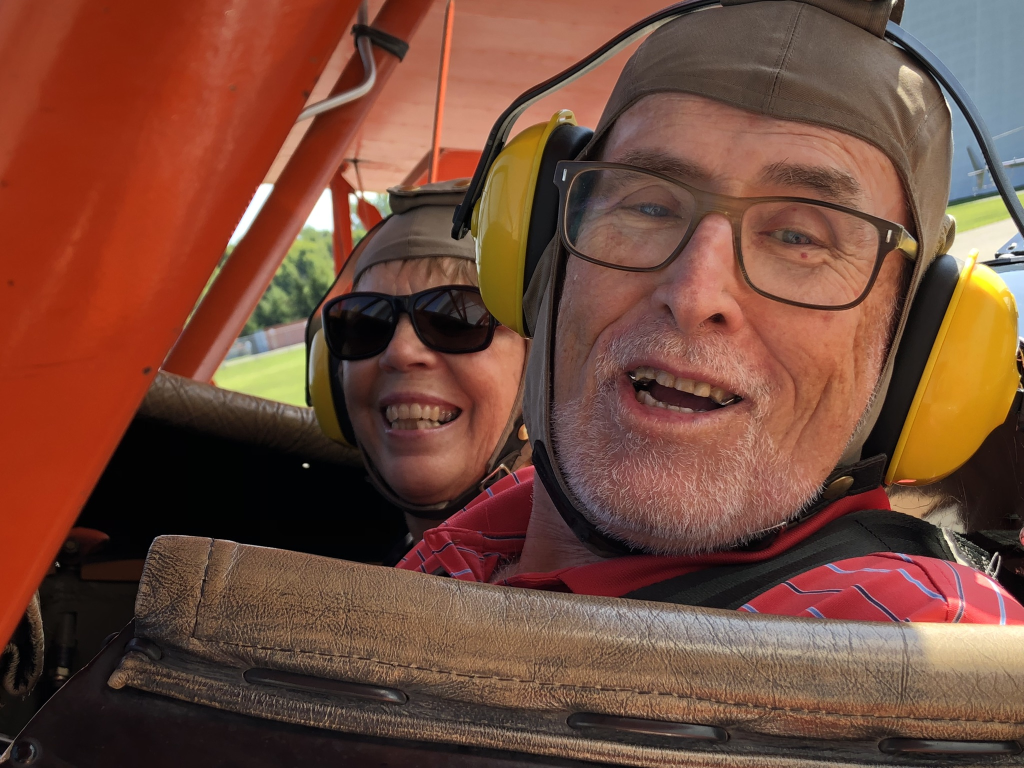
#> input picture test_images/mom_dad_biplane.jpeg, 2048 x 1536 px (shown at 1/2 size)
$ python main.py --file test_images/mom_dad_biplane.jpeg
#> lines starting #> are read from the running program, lines starting #| are printed output that depends on the picture
import argparse
import datetime
import pathlib

import cv2
# import numpy as np


class Cartoonizer:
    """Cartoonizer effect
        A class that applies a cartoon effect to an image.
        The class uses a bilateral filter and adaptive thresholding to create
        a cartoon effect.

        Based on example from https://www.geeksforgeeks.org/cartooning-an-image-using-opencv-python/
    """
    source_image_path = None

    def __init__(self, source_image_path):
        self.source_image_path = pathlib.Path(source_image_path)

    # [54 lines left out: function render, not called in this run]

    def generate_cartoonized_images(self, destination_path, file_name_root,
                                    min_num_down_samples=None, max_num_down_samples=None,
                                    min_num_bilateral_filters=None, max_num_bilateral_filters=None,
                                    min_median_blur=1,
                                    max_median_blur=11, min_edge_block_size=9, max_edge_block_size=9):
#> called with file_name_root = 'mom_dad_biplane', min_num_down_samples = 0, max_num_down_samples = 10, min_num_bilateral_filters = 0, max_num_bilateral_filters = 10, min_median_blur = 1, max_median_blur = 11, min_edge_block_size = 7
        if not self.source_image_path:
            print("Must supply a valid image path!")
            return
        if not self.source_image_path.is_file():
            print("Must supply a valid image path! {} is not a valid file".format(self.source_image_path))
            return
        if not min_num_down_samples:
            min_num_down_samples = 0  # number of downscaling steps
        if not max_num_down_samples:
            max_num_down_samples = 8  # number of downscaling steps
        if not min_num_bilateral_filters:
            min_num_bilateral_filters = 0  # number of bilateral filtering steps
        if not max_num_bilateral_filters:
            max_num_bilateral_filters = 50  # number of bilateral filtering steps
        for num_down_samples in range(min_num_down_samples, max_num_down_samples, 2):  # number of downscaling steps
            for num_bilateral_filters in range(min_num_bilateral_filters, max_num_bilateral_filters, 5):  # number of downscaling steps
                for median_blur in range(min_median_blur, max_median_blur, 2):
                    for edge_block_size in range(min_edge_block_size, max_edge_block_size):
                        named_options = "downsamples-{}_bilaterals-{}_medianBlur-{}".format(num_down_samples,
                                                                                            num_bilateral_filters,
                                                                                            median_blur)
                        generated_image_file_path = destination_path.joinpath("{}_{}.jpg".format(file_name_root,
                                                                                                 named_options))
                        # print("Reading original file {}".format(str(self.source_image_path)))
                        img_rgb = cv2.imread(str(self.source_image_path))
#> img_rgb is the input picture: shape (1536, 2048, 3); mean B, G, R 57.7, 73.5, 116

                        # downsample image using Gaussian pyramid
                        img_color = img_rgb
                        for _ in range(num_down_samples):
                            img_color = cv2.pyrDown(img_color)

                        # repeatedly apply small bilateral filter instead of applying
                        # one large filter
                        for _ in range(num_bilateral_filters):
                            img_color = cv2.bilateralFilter(img_color, d=9, sigmaColor=9, sigmaSpace=7)

                        # upsample image to original size
                        for _ in range(num_down_samples):
                            img_color = cv2.pyrUp(img_color)

                        # convert to grayscale and apply median blur
                        img_gray = cv2.cvtColor(img_rgb, cv2.COLOR_RGB2GRAY)
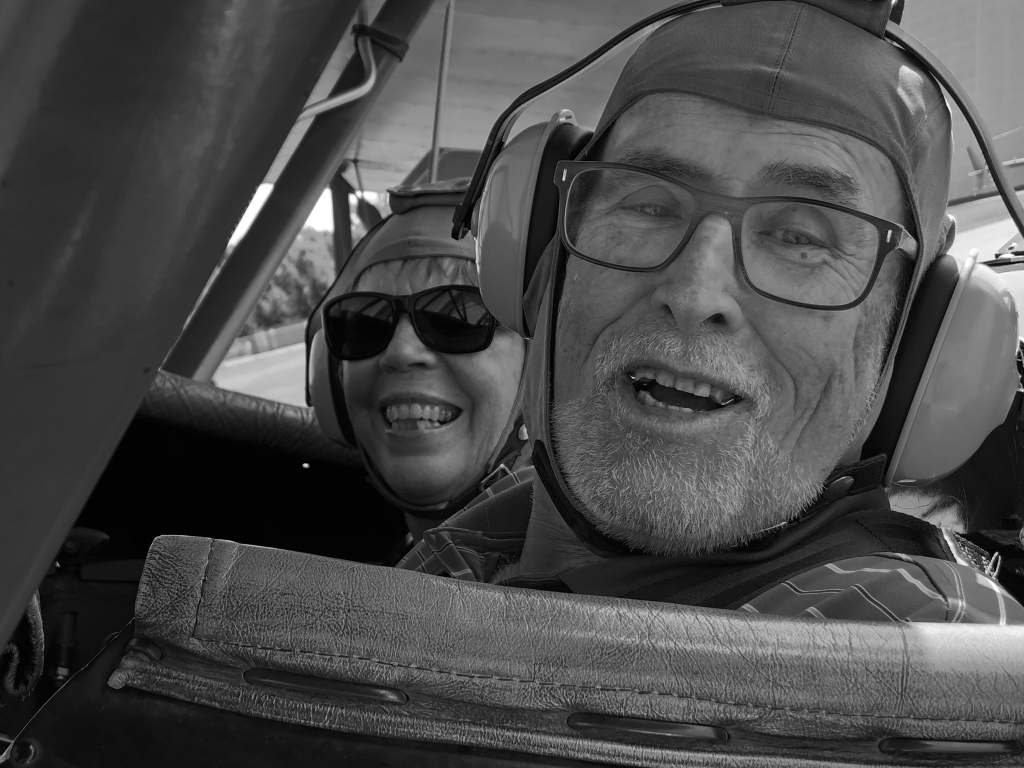
#> img_gray: shape (1536, 2048) (shown at 1/2 size); min 0, max 255, mean 73.7
                        img_blur = cv2.medianBlur(img_gray, median_blur)

                        # -- STEP 4 --
                        # detect and enhance edges
                        img_edge = cv2.adaptiveThreshold(img_blur, 255,
                                                         cv2.ADAPTIVE_THRESH_MEAN_C,
                                                         cv2.THRESH_BINARY, blockSize=edge_block_size, C=2)
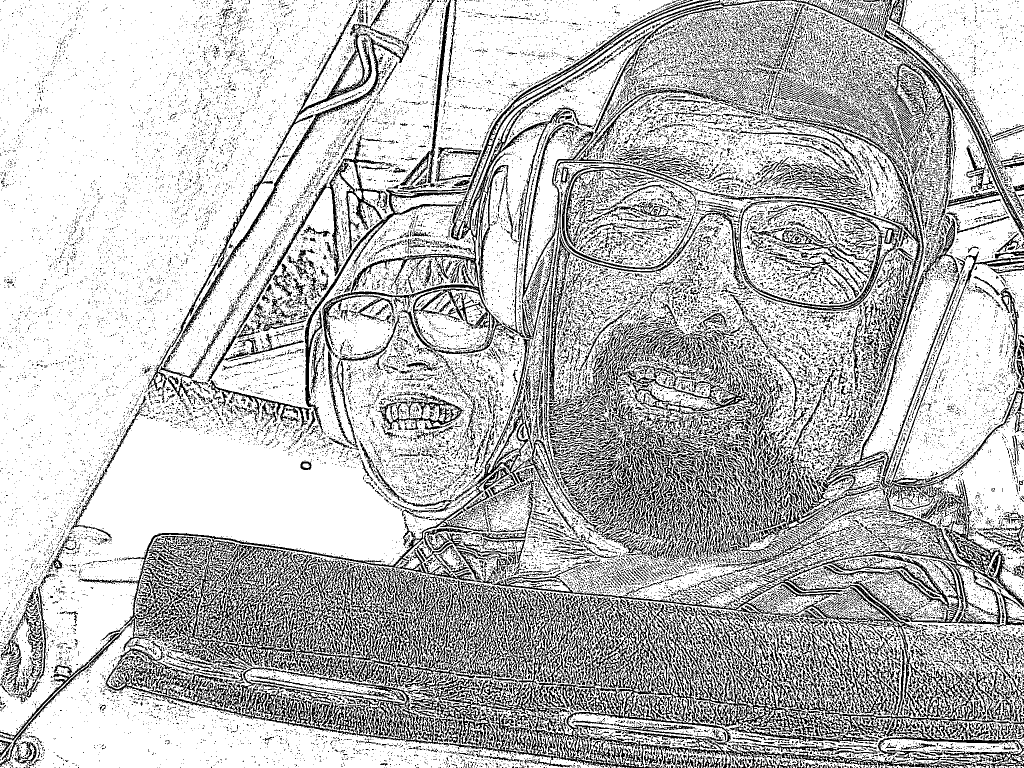
#> img_edge: shape (1536, 2048) (shown at 1/2 size); 74.1% white; black in thin lines or dots

                        # -- STEP 5 --
                        # convert back to color so that it can be bit-ANDed with color image
                        (x, y, z) = img_color.shape
#> x = 1536; y = 2048; z = 3
                        img_edge = cv2.resize(img_edge, (y, x))
                        img_edge = cv2.cvtColor(img_edge, cv2.COLOR_GRAY2RGB)
#> img_edge: shape (1536, 2048, 3); 74.1% white; black in thin lines or dots
                        # cv2.imwrite("edge.png", img_edge)

                        res = cv2.bitwise_and(img_color, img_edge)
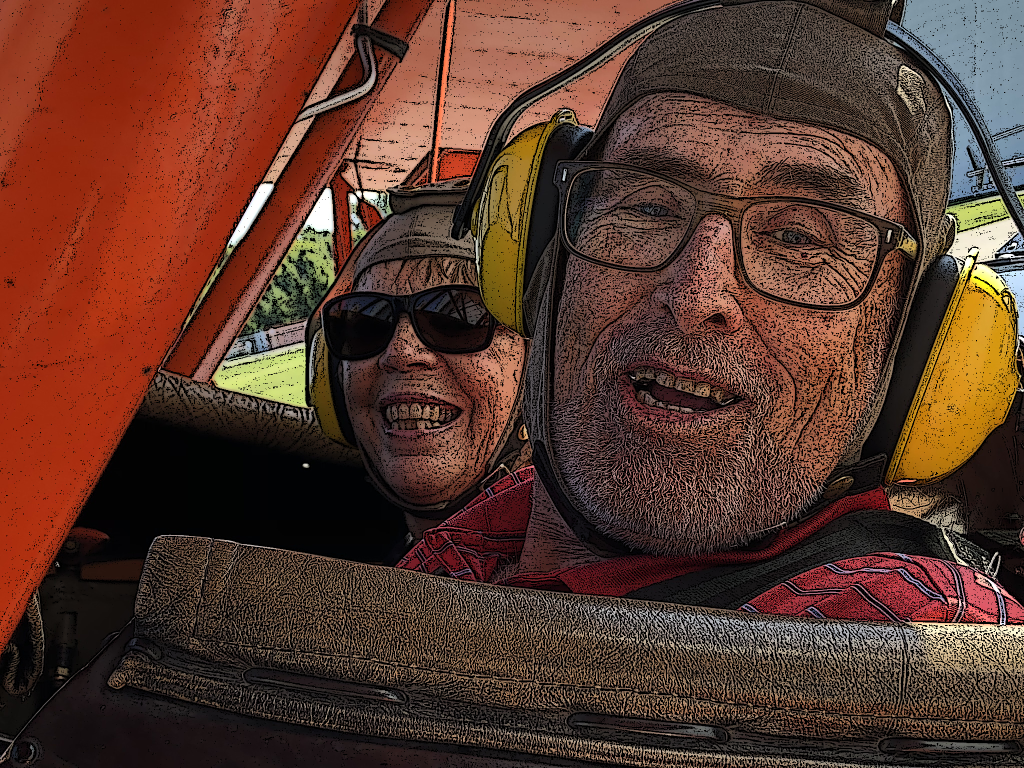
#> res: shape (1536, 2048, 3) (shown at 1/2 size); mean B, G, R 43.3, 55.9, 89.9

                        cv2.imwrite(str(generated_image_file_path), res)
                        print("Wrote out image file {} created with # down samples {} and # bilateral filters {}".format(
                            generated_image_file_path, num_down_samples, num_bilateral_filters))


if __name__ == "__main__":

    parser = argparse.ArgumentParser()
    parser.add_argument("-v", dest="verbose", action="store_true", help="Flag to print verbose log messages.")
    parser.add_argument("-f", "--file", dest="file_name", required=True, help="Image file to cartoonize.")
    parser.add_argument("-s", "--downScale", dest="down_scale", help="Downscale range.")
    parser.add_argument("-d", "--destination", dest="destination", help="Root directory to place generated images",
                        default="C:\\Users\\fergu\\Desktop\\cartoonizer_testers\\python")
    args = parser.parse_args()

    image_file_path = pathlib.Path(args.file_name)
    if not image_file_path.exists():
        print("Cannot find {}, so cannot cartoonize it!".format(image_file_path))
    image_file_stem = image_file_path.stem

    tmp_canvas = Cartoonizer(image_file_path)
    root_destination_path = pathlib.Path(args.destination)
    destination_path = root_destination_path.joinpath("{}_{}".format(
        image_file_stem, datetime.datetime.now().strftime('%Y-%m-%d_%H-%M-%S')))

    if not destination_path.exists():
        print("Creating destination directory {}".format(destination_path))
        destination_path.mkdir(parents=True)

    # tmp_canvas.generate_cartoonized_images(destination_path, image_file_stem)
#> (the run stopped early here; a loop or call above may not have finished)
